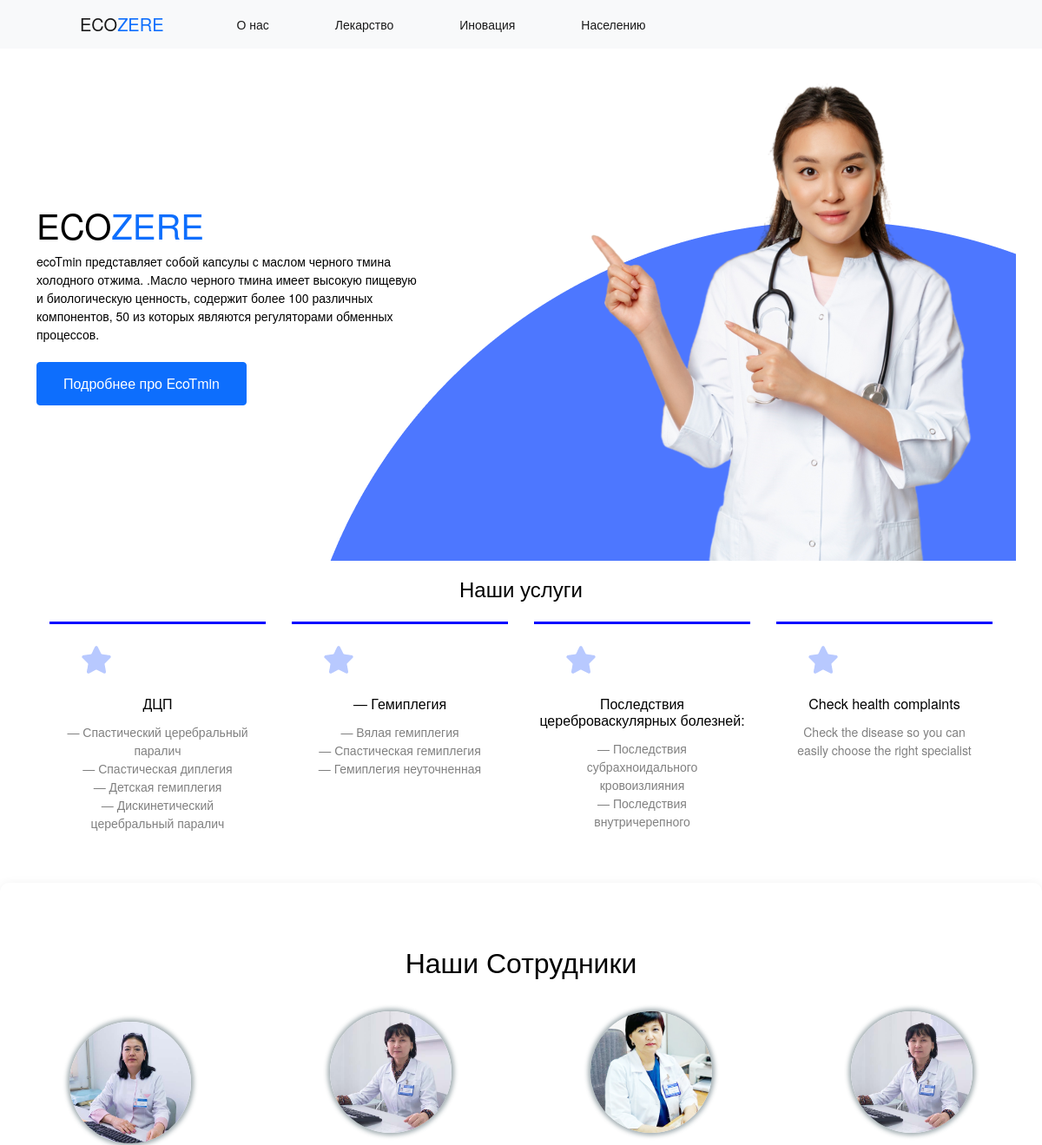
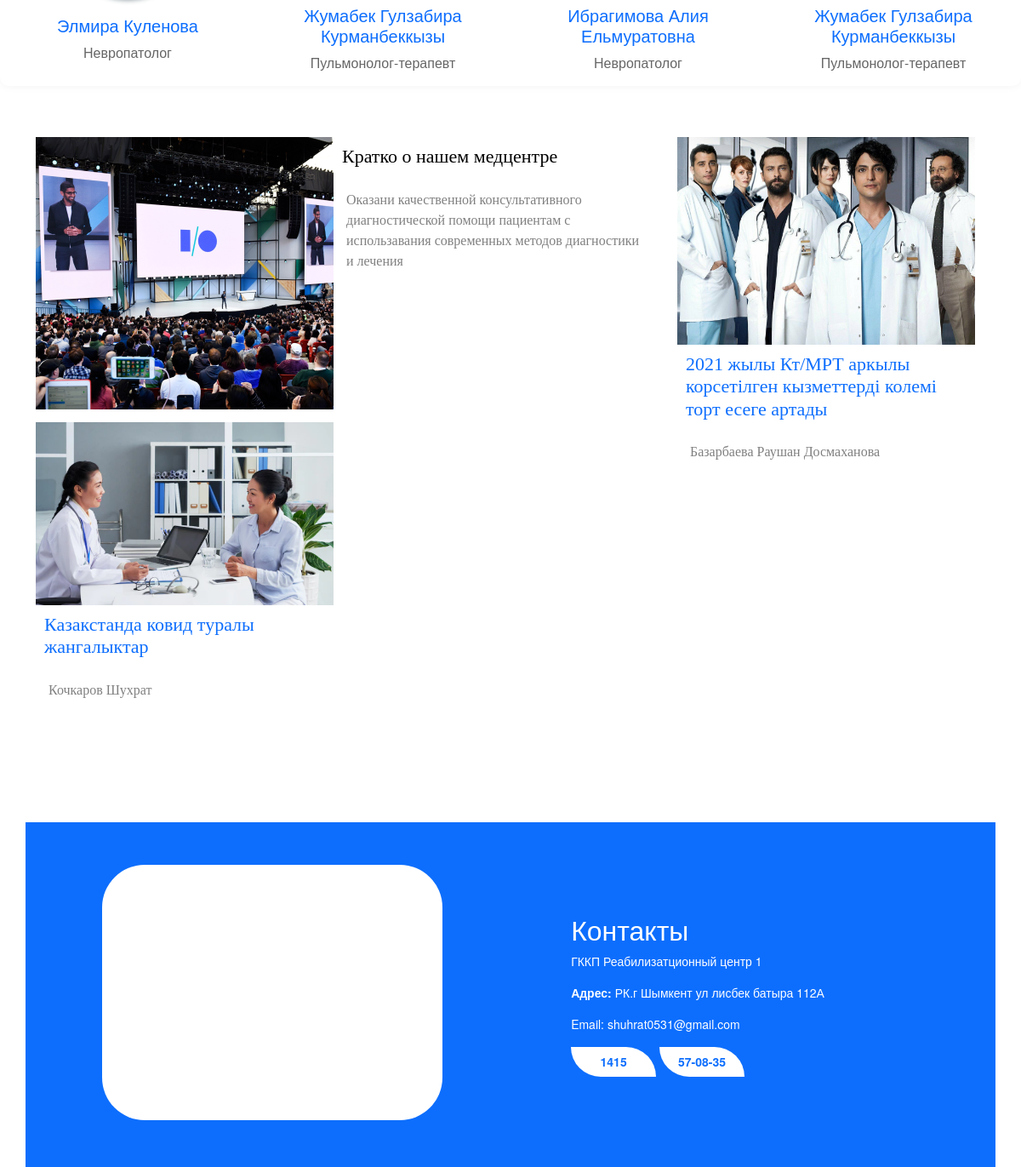
The page / on the database its author committed (2 pictures, top to bottom).
### aziret/models.py (models this page shows, shortened)
class Peoples (models.Model):
    category = models.ForeignKey(Category, on_delete=models.CASCADE, default=True ,null=True)
    title = models.CharField(max_length=120)
    sub_title = models.CharField(max_length=120)
    content = models.TextField()
    years = models.IntegerField()
    img = models.ImageField(upload_to ='upload', blank= True,null =True)

class News(models.Model):
    title =   models.CharField(max_length=120)
    imgs = models.ImageField(upload_to ='upload', blank= True,null =True)
    body = models.TextField()
    avtor=models.TextField()

### aziret/views.py (the view)
# urls.py: path('', views.index, name='index'),
def index(request):
    peoples =Peoples.objects.all()
    news = News.objects.all()
    return render(request,"aziret/index.html", {'peoples':peoples,'news':news})

### aziret/templates/aziret/index.html (shortened to what this page needs)
{% load static %}
<!DOCTYPE html>
<html lang="en">
<head>
    <link href="https://cdn.jsdelivr.net/npm/bootstrap@5.0.2/dist/css/bootstrap.min.css" rel="stylesheet">
    <link rel="stylesheet" href="{% static 'css/style.css' %}">
    <link
  rel="stylesheet"
  href="https://cdn.jsdelivr.net/npm/swiper@8/swiper-bundle.min.css"
/>
</head>
<body>
  <nav class="navbar navbar-expand-lg navbar-light bg-light">
    <div class="container-fluid">
      <a class="navbar-brand media_zap" href="{% url 'index'%}">ECO<span class="text-primary">ZERE</span> </a>
      <div class="collapse navbar-collapse" id="navbarSupportedContent">
        <ul class="navbar-nav me-auto mb-2 mb-lg-0">
          <li class="nav-item">
            <a class="nav-link active" aria-current="page" href="{% url 'about'%}">О нас </a>
          </li>
          <li class="nav-item">
            <a class="nav-link active" href="{% url 'product_list'%}">Лекарство</a>
          </li>
          <li class="nav-item ">
            <a class="nav-link active" href="{% url 'naseleniya'%}" tabindex="-1" aria-disabled="true">Иновация</a>
          </li>
          <li class="nav-item">
            <a class="nav-link active" href="{% url 'naseleniya'%}" tabindex="-1" aria-disabled="true">Населению</a>
          </li>
        </ul>
      </div>
    </div>
  </nav>
  <div class="container ferst_page">
    <div class="jumbotron">
      <h1>ECO<span class="text-primary">ZERE</span></h1>
        ecoTmin представляет собой капсулы с маслом черного тмина холодного отжима.
.Масло черного тмина имеет высокую пищевую и биологическую ценность, содержит более 100 различных компонентов, 50 из которых являются регуляторами обменных процессов.
         <br><br> <a href="{% url 'ecomin' %}"><button class="btn btn-primary contact">Подробнее про EcoTmin</button></a>
    </div>
    <div class="img">
      <img src="{% static 'img/doc.png' %}" alt="">
    </div>
  </div>
  <h4 class="step" align="center">Наши услуги</h4>
  <div class="container">
    <div class="card_container">
    <div class="card1">
      <img src="{% static 'img/Fill 1.png'%}" alt="">
        <h6 align="center">ДЦП</h6>
        <p align="center">— Спастический церебральный паралич<br>
— Спастическая диплегия<br>
— Детская гемиплегия<br>
— Дискинетический церебральный паралич<br>
— Атактический церебральный паралич</p>
    </div>
    <div class="card1">
      <img src="{% static 'img/Fill 1.png'%}" alt="">
        <h6 align="center"> — Гемиплегия</h6>
        <p align="center">— Вялая  гемиплегия<br>
— Спастическая гемиплегия<br>
— Гемиплегия неуточненная</p>
    </div>
    <div class="card1">
      <img src="{% static 'img/Fill 1.png'%}" alt="">
        <h6 align="center">Последствия цереброваскулярных болезней:</h6>
        <p align="center">— Последствия субрахноидального кровоизлияния<br>
— Последствия внутричерепного корвоизлияния<br>
— Последствия другого нетравматического внутричерепного кровоизлияния <br>
— Последствия инфаркта мозга</p>
    </div>
    <div class="card1">
      <img src="{% static 'img/Fill 1.png'%}" alt="">
        <h6 align="center">Check health complaints</h6>
        <p align="center">Check the disease so you can
          easily choose the right specialist</p>
    </div>
  </div>
</div>
<div class="section_slide">
  <section class="slider">
    <p class="sliderHeading">
      <h2 align="center" class="sotrudnik">Наши Сотрудники</h2></p>
    <div class="slider-card-container">
      {% for people in peoples%}
      <div class="slider-card">
      <a href="f/{{ people.id }}">
      <img src="{{people.img.url}}" alt="">
      <h1 class="cardheading">{{people.title}} </h1>
      <span>{{people.sub_title}}  </span>
      </a>
  </div>
      {% endfor %}
    </div>
</section>
</div>
<div class="container">
  <div class="nine_page">
    <div class="mini_container">
       <div class="mini_item item_width flex_elem span">
         <div class="item_element ">
           <img src="{% static 'img/Rectangle 38.png'%}" alt="">
         </div>
         <div class="item_element big_item2">
           <h6 class="med_cen" align="ceneter">Кратко о нашем медцентре </h6>
           <p>Оказани качественной консультативного диагностической помощи пациентам с использавания современных методов диагностики  и лечения </p>
         </div>
       </div>
       {% for new in news %}
       <div class="mini_item big_item">
        <a href="news/{{ new.id }}">
         <img width="100%" src="{{new.imgs.url}}" alt="">
         <h6>{{new.title}}</h6> </a>
         <p>{{new.avtor}}</p>
       </div>
       {% endfor %}
 </div>
  </div>
</div>
<div class="container bgron">
  <footer >
    <div class="footer">
    <div class="maps0"><iframe class="maps" src="https://www.google.com/maps/embed?pb=!1m18!1m12!1m3!1d47215.23308789378!2d69.7339576779171!3d42.30088817269691!2m3!1f0!2f0!3f0!3m2!1i1024!2i768!4f13.1!3m3!1m2!1s0x38a8e0ce7e8dc53b%3A0x880489cf70d10323!2z0KHQsNC50YDQsNC8!5e0!3m2!1sru!2skz!4v1663777374536!5m2!1sru!2skz" width="600" height="450" style="border:0;" allowfullscreen="" loading="lazy"></iframe></div>
    <div class="maps_contac">
      <h2>Контакты </h2>
      <p>ГККП Реабилизатционный центр 1</p>
      <p><b>  Адрес:</b> РК.г Шымкент ул лисбек батыра 112А </p>
      <p>Email: shuhrat0531@gmail.com</p>
      <button class="botn">1415</button>
      <button class="botn">57-08-35</button>
    </div>
  </div>
  </footer>
</div>
</body>
</html>

### aziret/static/css/style.css (style rules this page uses)
body { margin: 0; padding: 0; }
.collapse ul li { margin-left: 40px; }
.container-fluid { align-items: center; }
.contact { width: 242px; height: 50px; }
.navbar-brand { margin-left: 80px; }
.nav-link { margin-left: 20px; }
.ferst_page { background: url("../img/elip.png") no-repeat; display: flex; background-position: right bottom; }
.jumbotron { margin: auto; }
.img { max-width: 670px; }
.card1 { width: 287px; height: 226px; background-color: white; border:3px solid blue; border-bottom:none; border-right: none; border-left: none; margin: 15px; }
.card1 img { margin-left: 15%; margin-top: 10%; margin-bottom: 10%; }
.card1 p { padding: 5px 20px; color: gray; font-size: 300; }
.card_container { display:flex; overflow: scroll; }
.step { margin-top: 18px; }
.sotrudnik { margin-top: 50px; }
.mini_container { display: grid; grid-template-columns: repeat(3, 1fr); grid-gap: 15px; margin-top: 30px; margin-bottom: 150px; }
.flex_elem { display: flex; }
.span { grid-column: span 2; }
.mini_item { width: 350px; height: 320px; cursor: pointer; }
.item_width { width: 730px; height: 320px; }
.mini_item p { font-size: 16px; padding: 15px; color: gray; font-family: 'Lora', serif; }
.mini_item h6 { font-size: 22px; font-weight: 500; margin: 10px; font-family: 'Lora', serif; }
.footer { display: flex; }
.maps_contac { margin: auto; color: white; }
.bgron { background-color: #0d6efd; padding: 50px; }
.maps { border: 3px solid white; border-radius: 50px; background-color: white; width: 400px; height: 300px; margin-left: 40px; padding: 10px; }
html, body { position: relative; height: 100%; }
body { font-family: Helvetica Neue, Helvetica, Arial, sans-serif; font-size: 14px; color: #000; margin: 0; padding: 0; }
.slider { margin: 60px auto; width: 100%; border-radius: 10px; position: relative; box-shadow: 0px 0px 11px rgba(0, 0, 0, 0.05); display: flex; text-align: center; align-items: center; flex-direction: column; }
.slider-card-container { display: flex; width: 100%; overflow-x: auto; scroll-snap-type: x mandatory; scroll-behavior: smooth; margin-bottom: -40px; margin-top: -40px; -webkit-overflow-scrolling: touch; }
.slider-card { scroll-snap-align: start; width: 300px; height: 350px; flex-shrink: 0; display: flex; justify-content: center; align-items: center; flex-direction: column; margin: auto; }
.slider-card img { width: 140px; height: 140px; object-fit: cover; border-radius: 50%; margin-bottom: 20px; box-shadow: 0.2px 0px 5px 3px #30485370; }
.slider-card span { color: #666666; font-size: 16px; }
.sliderHeading { margin-top: 5px; font-size: 36px; font-weight: bold; }
.cardheading { font-size: 20px; }
.botn { border: 0; background-color: white; color: #0d6efd; width: 100px; height: 35px; font-weight: 700; border-radius: 0 50px; }
.med_cen { margin-right: -15px; font-size: 22px; }
a { text-decoration: none; }

### rows shown on the page
Peoples: img (picture), title "Элмира Куленова", sub_title "Невропатолог"
Peoples: img (picture), title "Жумабек Гулзабира Курманбеккызы", sub_title "Пульмонолог-терапевт"
Peoples: img (picture), title "Ибрагимова Алия Ельмуратовна", sub_title "Невропатолог"
Peoples: img (picture), title "Жумабек Гулзабира Курманбеккызы", sub_title "Пульмонолог-терапевт"
News: imgs (picture), title "2021 жылы Кт/МРТ аркылы корсетілген кызметтерді колемі торт есеге артады", avtor "Базарбаева Раушан Досмаханова"
News: imgs (picture), title "Казакстанда ковид туралы жангалыктар", avtor "Кочкаров Шухрат"
